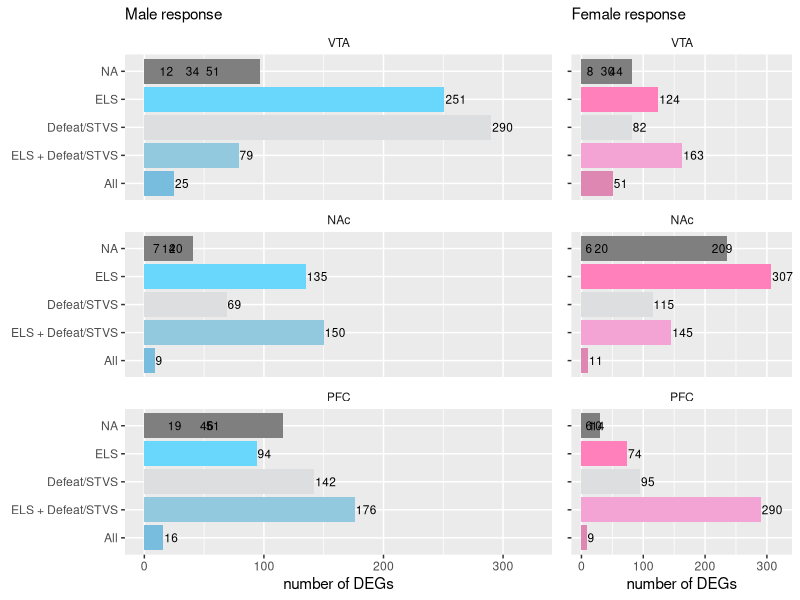
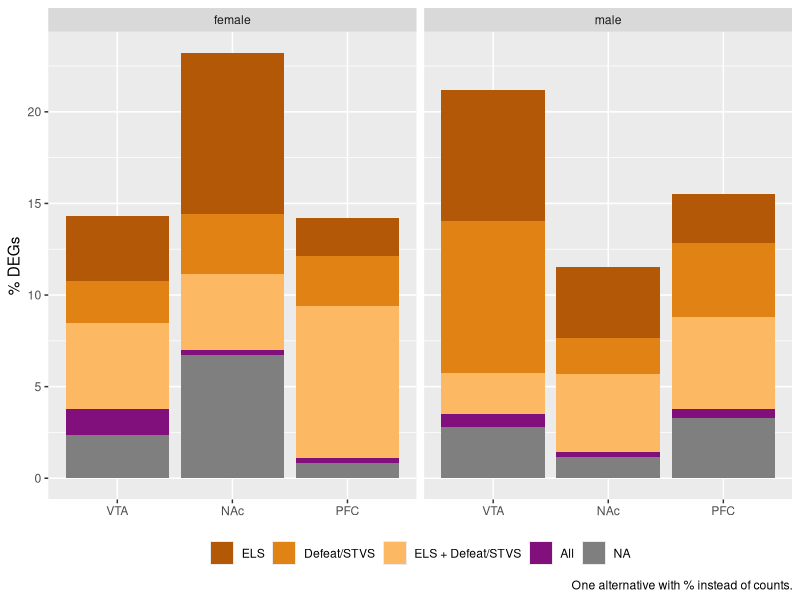
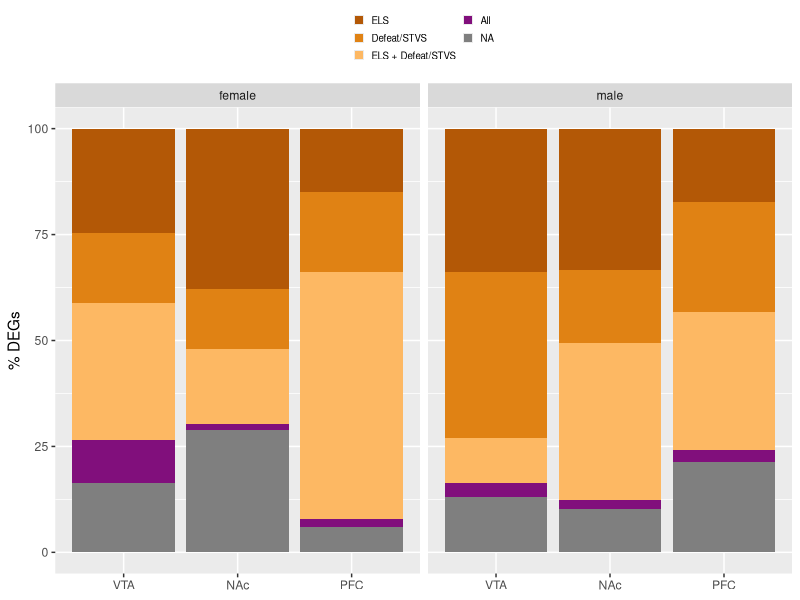
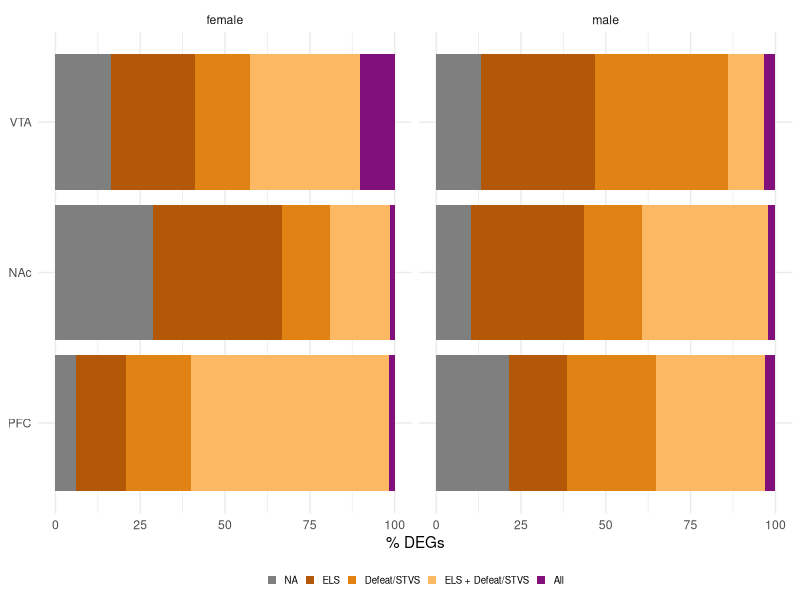
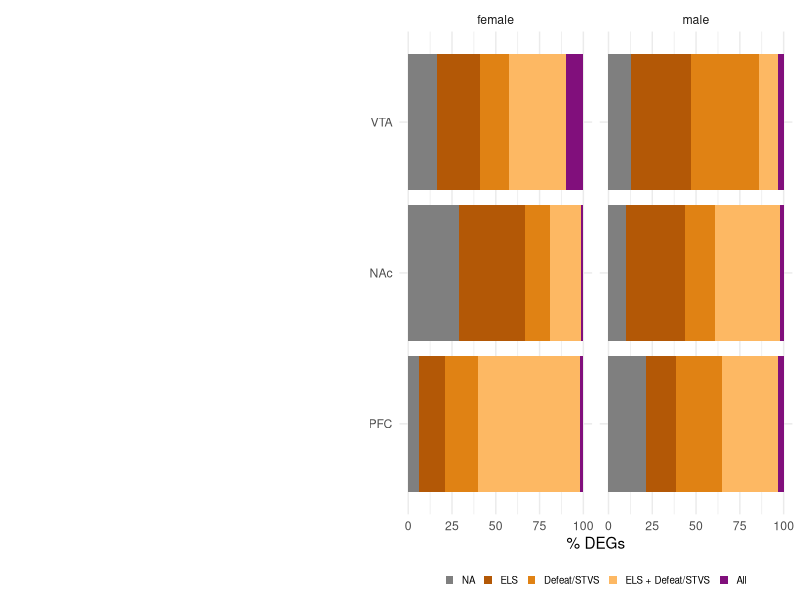

The R script that drew these images, in order:
## ---- chunk 1
library(ggplot2)
library(dplyr)
library(cowplot)

knitr::opts_chunk$set(fig.path = './', echo = T, message = F)

## ---- chunk 2

# colors from imagecolorpicker.com
fig2venn <- read.csv("fig2venn.csv")

#head(fig2venn)

#summary(fig2venn)

fig2venn$region <- factor(fig2venn$region, levels = c("VTA", "NAc", "PFC")) 
fig2venn$group <- factor(fig2venn$group, levels = c("All" ,  
                                                     "Defeat/STVS and ELS + Defeat/STVS",
                                                     "ELS and ELS + Defeat/STVS" ,
                                                     "ELS and Defeat/STVS",
                                                     "ELS + Defeat/STVS",
                                                     "Defeat/STVS",
                                                     "ELS" 
                                                     ))


males <- fig2venn %>% filter(sex == "male") %>% droplevels()
females <- fig2venn %>% filter(sex == "female") %>% droplevels()

malecolors <- c("All" = "#79BDDE",  "Defeat/STVS and ELS + Defeat/STVS" = "#A7C8D9", "ELS and ELS + Defeat/STVS" = "#03BEEE" ,
                "ELS and Defeat/STVS" = "#8DD6F2", "ELS + Defeat/STVS" = "#92C9DE", "Defeat/STVS" = "#DDDEE0", "ELS" = "#69D7FC" )

femalecolors <- c("All" = "#DE87B3", "Defeat/STVS and ELS + Defeat/STVS" = "#D4AEC9", "ELS and ELS + Defeat/STVS" = "#FF469F" ,
                 "ELS and Defeat/STVS" = "#E2A1BF", "ELS + Defeat/STVS" = "#F3A4D5", "Defeat/STVS" = "#DDDEE0", "ELS" = "#FF80BB" )

sharedunshared <- c("All" = "#810f7c",  "Defeat/STVS and ELS + Defeat/STVS" = "#8c6bb1", "ELS and ELS + Defeat/STVS" = "#8c96c6" ,
                "ELS and Defeat/STVS" = "#9ebcda", "ELS + Defeat/STVS" = "#fdb863", "Defeat/STVS" = "#e08214", "ELS" = "#b35806" )


m <- ggplot(data=males, aes(x=group, y = number,  fill = group)) + 
  geom_bar(stat="identity")  + 
  coord_flip() + 
  facet_wrap(~region, nrow = 3) +
  scale_x_discrete(drop=FALSE)+
  scale_y_continuous(limits=c(0, 325)) +
  scale_fill_manual(values = malecolors) +
  geom_text(aes(label=number),size=3, hjust = -0.05) +
  guides(fill = guide_legend(reverse = TRUE)) +
  theme(legend.title = element_blank(),
        legend.position = "none",
        strip.background = element_rect( fill="white")) +
  labs(subtitle = "Male response",
       x = NULL, y = "number of DEGs") 
#m

f <- ggplot(data=females, aes(x=group, y = number,  fill = group)) + 
  geom_bar(stat="identity")  + 
  coord_flip() + 
  facet_wrap(~region, nrow = 3) +
  scale_x_discrete(drop=FALSE)+
  scale_y_continuous(limits=c(0, 325)) +
  scale_fill_manual(values = femalecolors) +
  geom_text(aes(label=number),size=3, hjust = -0.05) +
  guides(fill = guide_legend(reverse = TRUE)) +
  theme(legend.title = element_blank(),
        legend.position = "none",
        strip.background = element_rect( fill="white")) +
  labs(subtitle = "Female response",
       x = NULL, y = "number of DEGs") 
#f

plot_grid(m, f + theme(axis.text.y=element_blank()), 
          nrow = 1, rel_widths = c(0.7,0.3))
## ---- chunk 3
fig2venn$percent <- (fig2venn$number / sum(fig2venn$number) * 100)

ggplot(fig2venn, aes(x = region, y = percent, fill = reorder(group, desc(group)))) + 
  geom_bar(stat = "identity") + 
  theme(legend.title = element_blank(),
        legend.position = "bottom") + 
  labs(x = NULL, y = "% DEGs",
       caption = "One alternative with % instead of counts.") +
  facet_wrap(~sex) +
  scale_fill_manual(values = sharedunshared) 


subsetpercent <- function(whichsex, whichregion){
  newdf <- fig2venn %>% filter(sex == whichsex, region == whichregion)%>% droplevels()
  newdf$percent <- (newdf$number / sum(newdf$number) * 100)
  return(newdf)
}

MVTA <- subsetpercent("male", "VTA")
MNAc <- subsetpercent("male", "NAc")
MPFC <- subsetpercent("male", "PFC")
FVTA <- subsetpercent("female", "VTA")
FNAc <- subsetpercent("female", "NAc")
FPFC <- subsetpercent("female", "PFC")

fig2venn <- rbind(MVTA, MNAc,MPFC,FVTA, FNAc, FPFC)


#fig2venn$sex <- factor(fig2venn$sex, levels = c("female", "male"))

ggplot(fig2venn, aes(x = region, y = percent, fill = reorder(group, desc(group)))) + 
  geom_bar(stat = "identity") + 
  #theme_bw(base_size = 9) +
  theme(legend.title = element_blank(),
        legend.position = "top",
        legend.text = element_text(size = 7),
        legend.key.size = unit(0.25, "cm"))  + 
  labs(x = NULL, y = "% DEGs") +
  #geom_hline(yintercept=22, linetype="dashed") +
  #geom_hline(yintercept=50, linetype="dashed") +
  facet_wrap(~sex) +
  scale_fill_manual(values = sharedunshared) +
  guides(fill = guide_legend(nrow = 3)) 


fig2venn$region <- factor(fig2venn$region, levels = c("PFC", "NAc", "VTA"))

p2 <- ggplot(fig2venn, aes(x = region, y = percent, fill = group)) + 
  geom_bar(stat = "identity") + 
  #theme_bw(base_size = 9) +  
  theme_minimal() +
  theme(legend.title = element_blank(),
        legend.position = "bottom",
        legend.text = element_text(size = 7),
        legend.key.size = unit(0.25, "cm"))  + 
  labs(x = NULL, y = "% DEGs") +
  #geom_hline(yintercept=22, linetype="dashed") +
  #geom_hline(yintercept=50, linetype="dashed") +
  facet_wrap(~sex) +
  scale_fill_manual(values = sharedunshared) +
  guides(fill = guide_legend(nrow = 4)) +
  coord_flip()  +
  guides(fill = guide_legend(reverse = TRUE))
p2
## ---- chunk 4
p1 <- ggdraw() + draw_image("fig2venn-original.png", scale = 0.9)
plot_grid(p1, p2,  rel_widths = c(0.45,0.55))
